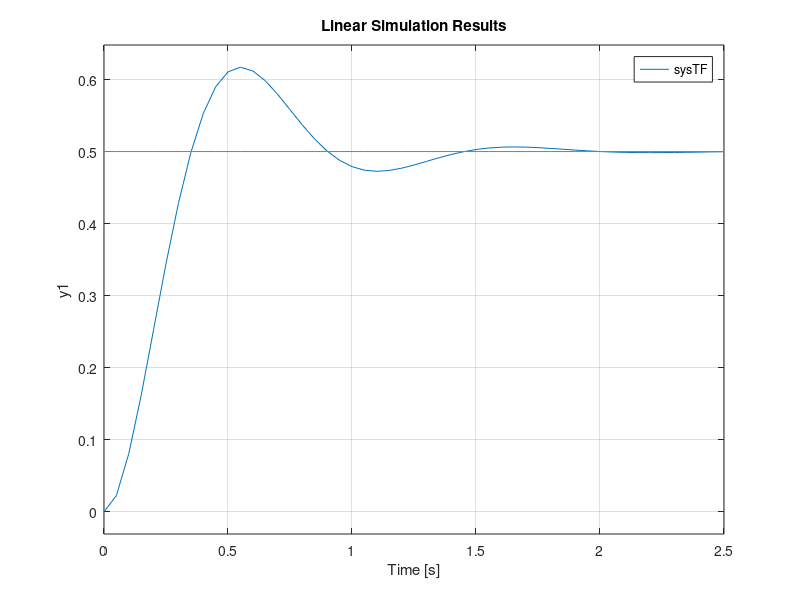

The MATLAB source for this figure:
%% Dynamics Lab 3
clear
clc
close all

%% Constants
Kg = 33.3;
Km = 0.0401;
Rm = 19.2;
J_hub = 0.0005;
J_extra = 0.2 * 0.2794^2;
J_load = 0.0015;
J = J_hub +J_extra + J_load;

K1 = 10;
K3 = 0;

% K1_set = [10 20 5 10 10 10]; %Kptheta
% K3_set = [0 0 0 1 -1 -0.5]; %KDtheta

% figure();
% for i = 1: length(K1_set)

% Closed Loop System
num = (K1*Kg*Km) / (J * Rm);
den = [1 (((Kg^2 * Km^2) / (J*Rm)) + ((K3*Kg*Km)/(J*Rm))) ((K1*Kg*Km) / (J * Rm))];
sysTF = tf(num,den);
% Step Response
%[x,t] = step(sysTF);
time = 0:0.05:2.5;
u = ones(1,length(time)) .* 0.5;
lsim(sysTF,u,time)
%end